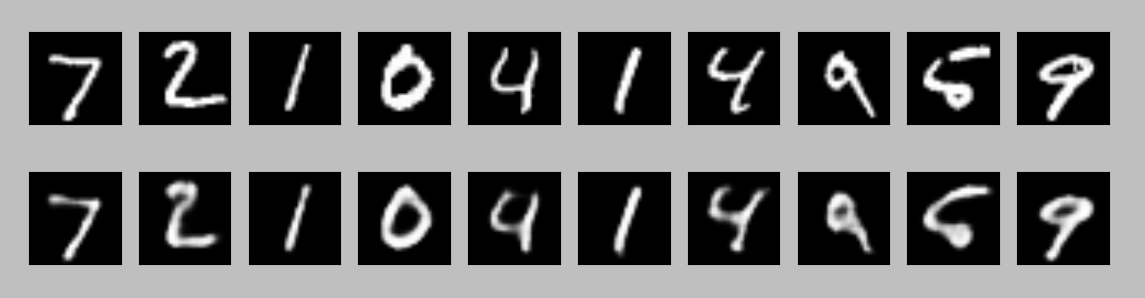

This figure's Python source:
#!/usr/bin/env python
# coding:utf8

import sys 
reload(sys)
sys.setdefaultencoding('utf8')

from keras.layers import Input, Dense, Convolution2D, MaxPooling2D, UpSampling2D
from keras.models import Model

input_img = Input(shape=(1, 28, 28))

x = Convolution2D(16, 3, 3, activation='relu', border_mode='same')(input_img)
x = MaxPooling2D((2, 2), border_mode='same')(x)
x = Convolution2D(8, 3, 3, activation='relu', border_mode='same')(x)
x = MaxPooling2D((2, 2), border_mode='same')(x)
x = Convolution2D(8, 3, 3, activation='relu', border_mode='same')(x)
encoded = MaxPooling2D((2, 2), border_mode='same')(x)

encoder = Model(input=input_img, output=encoded)

# at this point the representation is (8, 4, 4) i.e. 128-dimensional

x = Convolution2D(8, 3, 3, activation='relu', border_mode='same')(encoded)
x = UpSampling2D((2, 2))(x)
x = Convolution2D(8, 3, 3, activation='relu', border_mode='same')(x)
x = UpSampling2D((2, 2))(x)
x = Convolution2D(16, 3, 3, activation='relu')(x)
x = UpSampling2D((2, 2))(x)
decoded = Convolution2D(1, 3, 3, activation='sigmoid', border_mode='same')(x)

autoencoder = Model(input=input_img, output=decoded)
autoencoder.compile(optimizer='adadelta', loss='binary_crossentropy')

from keras.datasets import mnist
import numpy as np

(x_train, _), (x_test, _) = mnist.load_data()

x_train = x_train.astype('float32') / 255.
x_test = x_test.astype('float32') / 255.
x_train = np.reshape(x_train, (len(x_train), 1, 28, 28))
x_test = np.reshape(x_test, (len(x_test), 1, 28, 28))

autoencoder.fit(x_train, x_train,
	nb_epoch=100,
	batch_size=128,
	shuffle=True,
	validation_data=(x_test, x_test))

encoded_imgs = encoder.predict(x_test)
decoded_imgs = autoencoder.predict(x_test)

import matplotlib.pyplot as plt

n = 10
plt.figure(figsize=(20, 4))
for i in range(n):
    # display original
    ax = plt.subplot(2, n, i + 1)
    plt.imshow(x_test[i].reshape(28, 28))
    plt.gray()
    ax.get_xaxis().set_visible(False)
    ax.get_yaxis().set_visible(False)

    # display reconstruction
    ax = plt.subplot(2, n, i + 1 + n)
    plt.imshow(decoded_imgs[i].reshape(28, 28))
    plt.gray()
    ax.get_xaxis().set_visible(False)
    ax.get_yaxis().set_visible(False)
plt.show()

n = 10
plt.figure(figsize=(20, 8))
for i in range(n):
    ax = plt.subplot(1, n, i + 1)
    plt.imshow(encoded_imgs[i].reshape(4, 4 * 8).T)
    plt.gray()
    ax.get_xaxis().set_visible(False)
    ax.get_yaxis().set_visible(False)
plt.show()
